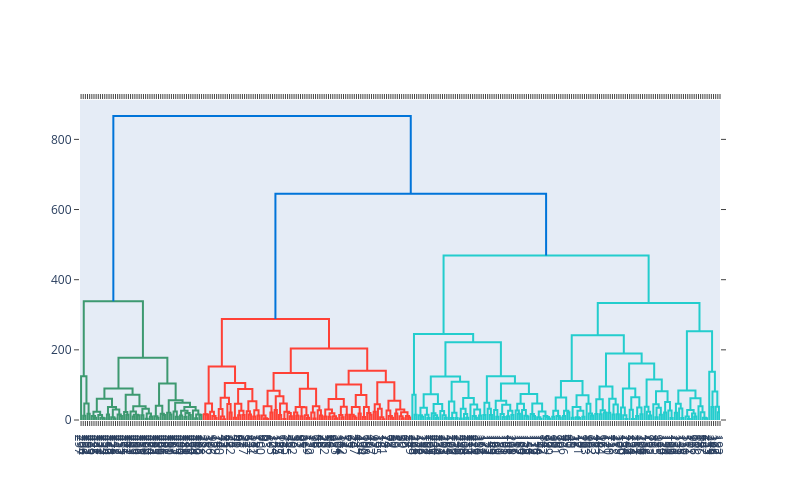

The code cell stored with this chart in its notebook:
### Markdown cell above
Create a dendrogram which can then be visually inspected to see what the optimal number of clusters may be

Following link used to help create the dendrogram:

https://plotly.com/python/dendrogram/

### Code cell
import plotly.figure_factory as ff
import numpy as np
np.random.seed(1)

X = np.random.rand(15, 12) # 15 samples, with 12 dimensions each
fig = ff.create_dendrogram(linked)
fig.update_layout(width=800, height=500)
fig.show()
